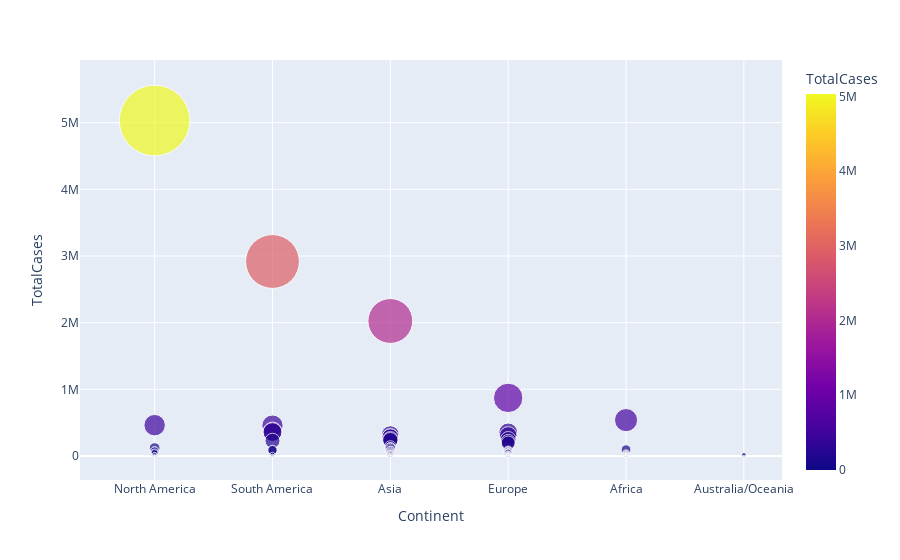

Write notebook code for a chart like this one.
### Code cell
# To create scatter plot
px.scatter(dataset1, x = 'Continent', y = 'TotalCases', 
           hover_data = ['Country/Region','Continent'],color= 'TotalCases', size = 'TotalCases', size_max=50)

### Figure 1 — Plotly figure (JSON) as saved in the notebook; plotly's stock layout.template omitted (floating-point values rounded to 4 significant figures; data arrays with more than 128 entries replaced by an {"elided": "..."} marker saying what was removed)
{"data": [{"customdata": {"elided": "209x1 str values"}, "hovertemplate": "Continent=%{x}<br>TotalCases=%{marker.color}<br>Country/Region=%{customdata[0]}<extra></extra>", "legendgroup": "", "marker": {"color": {"elided": "209 int values"}, "coloraxis": "coloraxis", "size": {"elided": "209 int values"}, "sizemode": "area", "sizeref": 2013.0, "symbol": "circle"}, "mode": "markers", "name": "", "orientation": "v", "showlegend": false, "type": "scatter", "x": {"elided": "209 str values"}, "xaxis": "x", "y": {"elided": "209 int values"}, "yaxis": "y"}], "layout": {"coloraxis": {"colorbar": {"title": {"text": "TotalCases"}}, "colorscale": [[0, "#0d0887"], [0.1111, "#46039f"], [0.2222, "#7201a8"], [0.3333, "#9c179e"], [0.4444, "#bd3786"], [0.5556, "#d8576b"], [0.6667, "#ed7953"], [0.7778, "#fb9f3a"], [0.8889, "#fdca26"], [1, "#f0f921"]]}, "legend": {"itemsizing": "constant", "tracegroupgap": 0}, "margin": {"t": 60}, "xaxis": {"anchor": "y", "domain": [0, 1], "title": {"text": "Continent"}}, "yaxis": {"anchor": "x", "domain": [0, 1], "title": {"text": "TotalCases"}}}}
